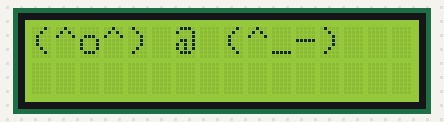
The sketch below on a simulated Arduino Uno, built with avr-gcc and run on an emulated ATmega328P. Parts: 16×2 character LCD.

Above: at 0.1 s.
At 1.1 s:
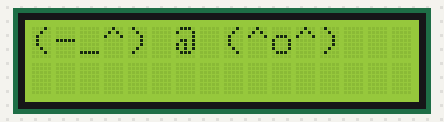

Measured:
- what the display in image 1 shows lasts 1.0 s, from 1.1 s to 2.1 s

The sketch:

quiz_emoticon.ino
```cpp
#include <Wire.h>
#include <LiquidCrystal_I2C.h>
LiquidCrystal_I2C lcd(0x3F, 16, 2);
// 좌: "(^o^) @ (^_-)"
// 우: "(-_^) @ (^o^)"
void setup() {
  // put your setup code here, to run once:
  lcd.begin();
  lcd.backlight();

}

void loop() {
  // put your main code here, to run repeatedly:
  lcd.print("(^o^) @ (^_-)");
  //delay(500);
  delay(1000);
  lcd.home();
  lcd.clear();
  //lcd.setCursor(8, 0);
  lcd.print("(-_^) @ (^o^)");
  delay(1000);
  lcd.home();
  lcd.clear();
}
```
